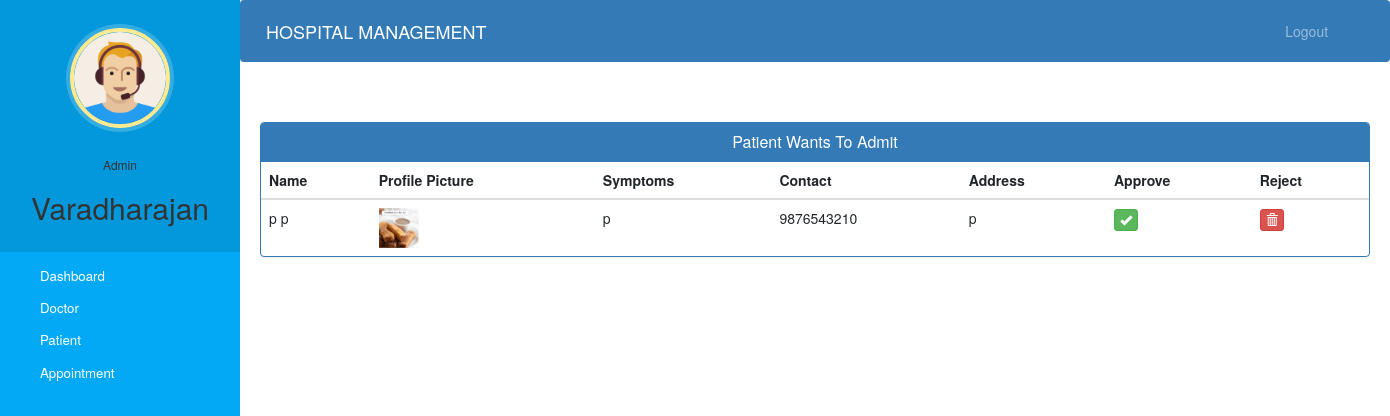
The app's page /admin-approve-patient (signed in) with its own data.
### hospital/models.py (models this page shows, shortened)
class Patient(models.Model):
    user=models.OneToOneField(User,on_delete=models.CASCADE)
    profile_pic= models.ImageField(upload_to='profile_pic/PatientProfilePic/',null=True,blank=True)
    address = models.CharField(max_length=40)
    mobile = models.CharField(max_length=20,null=False)
    symptoms = models.CharField(max_length=100,null=False)
    assignedDoctorId = models.PositiveIntegerField(null=True)
    admitDate=models.DateField(auto_now=True)
    status=models.BooleanField(default=False)
    @property
    def get_name(self):
        return self.user.first_name+" "+self.user.last_name

### hospital/views.py (the view)
# urls.py: path('admin-approve-patient', views.admin_approve_patient_view,name='admin-approve-patient'),
@login_required(login_url='adminlogin')
@user_passes_test(is_admin)
def admin_approve_patient_view(request):
    patients=models.Patient.objects.all().filter(status=False)
    return render(request,'hospital/admin_approve_patient.html',{'patients':patients})

### hospital/views.py (called while the page is built)
def is_admin(user):
    return user.groups.filter(name='ADMIN').exists()

### templates/hospital/admin_approve_patient.html (shortened to what this page needs)
{% extends 'hospital/admin_base.html' %}
{% block content %}
{%load static%}
<head>
  <link href="//netdna.bootstrapcdn.com/bootstrap/3.0.0/css/bootstrap.min.css" rel="stylesheet" id="bootstrap-css">
</head>
<div class="container">
  <div class="panel panel-primary">
    <div class="panel-heading">
      <h6 class="panel-title">Patient Wants To Admit</h6>
    </div>
    <table class="table table-hover" id="dev-table">
      <thead>
        <tr>
          <th>Name</th>
          <th>Profile Picture</th>
          <th>Symptoms</th>
          <th>Contact</th>
          <th>Address</th>
          <th>Approve</th>
          <th>Reject</th>
        </tr>
      </thead>
      {% for p in patients %}
      <tr>
        <td> {{p.get_name}}</td>
        <td> <img src="{% static p.profile_pic.url %}" alt="Profile Pic" height="40px" width="40px" /></td>
        <td>{{p.symptoms}}</td>
        <td>{{p.mobile}}</td>
        <td>{{p.address}}</td>
        <td><a class="btn btn-success btn-xs" href="{% url 'approve-patient' p.id  %}"><span class="glyphicon glyphicon-ok"></span></a></td>
        <td><a class="btn btn-danger btn-xs" href="{% url 'reject-patient' p.id  %}"><span class="glyphicon glyphicon-trash"></span></a></td>
      </tr>
      {% endfor %}
    </table>
  </div>
</div>
{% endblock content %}

### templates/hospital/admin_base.html (shortened to what this page needs)
<!DOCTYPE html>
{% load static %}
<html lang="en">
<head>
  <link rel="stylesheet" href="https://stackpath.bootstrapcdn.com/bootstrap/4.3.1/css/bootstrap.min.css">
  <link rel="stylesheet" href="https://maxcdn.bootstrapcdn.com/font-awesome/4.7.0/css/font-awesome.min.css">
  <link rel="stylesheet" href="{% static '/style.css' %}">
</head>
<body>
  <nav class="menu" tabindex="0">
    <header class="avatar">
      <img src="{% static "images/adminpropic.png" %}" />
      <br><br>
      <h6>Admin</h6>
      <h2>{{request.user.first_name}}</h2>
    </header>
    <ul>
      <li tabindex="0" class="icon-dashboard"> <a style="color:white; text-decoration:none;" href="/admin-dashboard"><span>Dashboard</span></a> </li>
      <li tabindex="0" class="icon-customers"> <a style="color:white; text-decoration:none;" href="/admin-doctor"><span>Doctor</span></a></li>
      <li tabindex="0" class="icon-users"> <a style="color:white; text-decoration:none;" href="/admin-patient"><span>Patient</span></a></li>
      <li tabindex="0" class="icon-calendar"> <a style="color:white; text-decoration:none;" href="/admin-appointment"><span>Appointment</span></a></li>
    </ul>
  </nav>
  <main>
    <div class="bs-example">
      <nav class="navbar navbar-expand-md  navbar-dark fixed-top" style="background:#337AB7;">
        <a href="/admin-dashboard" class="navbar-brand">HOSPITAL MANAGEMENT</a>
        <div class="collapse navbar-collapse justify-content-between" id="navbarCollapse">
          <div class="navbar-nav" style=" margin-left: 90%;">
            <a href="/logout" class="nav-item nav-link">Logout</a>
          </div>
        </div>
      </nav>
    </div>
    <br><br>
    {% block content %}
    {% endblock content %}
    <br><br><br><br>
  </main>
</body>
</html>

### static/style.css (style rules this page uses)
body { padding-left: 240px; }
main { position: relative; height: 100vh; }
.menu { background: #5bc995; height: 100vh; width: 240px; position: fixed; top: 0px; left: 0; z-index: 5; outline: none; }
.menu .avatar { background: rgba(0, 0, 0, 0.1); padding: 2em 0.5em; text-align: center; }
.menu .avatar img { width: 100px; border-radius: 50%; overflow: hidden; border: 4px solid #ffea92; box-shadow: 0 0 0 4px rgba(255, 255, 255, 0.2); }
.menu .avatar h2 { font-weight: normal; margin-bottom: 0; }
.menu ul { list-style: none; padding: 0.5em 0; margin: 0; }
.menu ul li { padding: 0.5em 1em 0.5em 3em; font-size: 0.95em; font-weight: regular; background-repeat: no-repeat; background-position: left 15px center; background-size: auto 20px; transition: all 0.15s linear; cursor: pointer; }
.menu ul li.icon-dashboard { background-image: url("http://www.entypo.com/images//gauge.svg"); }
.menu ul li.icon-customers { background-image: url("http://www.entypo.com/images//briefcase.svg"); }
.menu ul li.icon-users { background-image: url("http://www.entypo.com/images//users.svg"); }
.menu ul li.icon-calendar { background-image: url("http://www.entypo.com/images//calendar.svg"); }

### templates/hospital/admin_base.html (style rules this page uses)
a:link { text-decoration: none; }
a { color: white; }
body { padding-left: 240px; }
main { position: relative; height: 100vh; }
.menu { background: #03a9f4; height: 100vh; width: 240px; position: fixed; top: 0px; left: 0; z-index: 5; outline: none; }
.menu .avatar { background: rgba(0, 0, 0, 0.1); padding: 2em 0.5em; text-align: center; }
.menu .avatar img { width: 100px; border-radius: 50%; overflow: hidden; border: 4px solid #ffea92; box-shadow: 0 0 0 4px rgba(255, 255, 255, 0.2); }
.menu .avatar h2 { font-weight: normal; margin-bottom: 0; }
.menu ul { list-style: none; padding: 0.5em 0; margin: 0; }
.menu ul li { padding: 0.5em 1em 0.5em 3em; font-size: 0.95em; font-weight: regular; background-repeat: no-repeat; background-position: left 15px center; background-size: auto 20px; transition: all 0.15s linear; cursor: pointer; }
.menu ul li.icon-dashboard { background-image: url("http://www.entypo.com/images//gauge.svg"); }
.menu ul li.icon-customers { background-image: url("http://www.entypo.com/images//briefcase.svg"); }
.menu ul li.icon-users { background-image: url("http://www.entypo.com/images//users.svg"); }
.menu ul li.icon-calendar { background-image: url("http://www.entypo.com/images//calendar.svg"); }

### templates/hospital/admin_approve_patient.html (style rules this page uses)
a:link { text-decoration: none; }
h6 { text-align: center; }

### records on screen
Patient: get_name "p p", profile_pic (picture), symptoms "p", mobile "9876543210", address "p"

### other values on screen
{{ request.user.first_name }} "Varadharajan"
